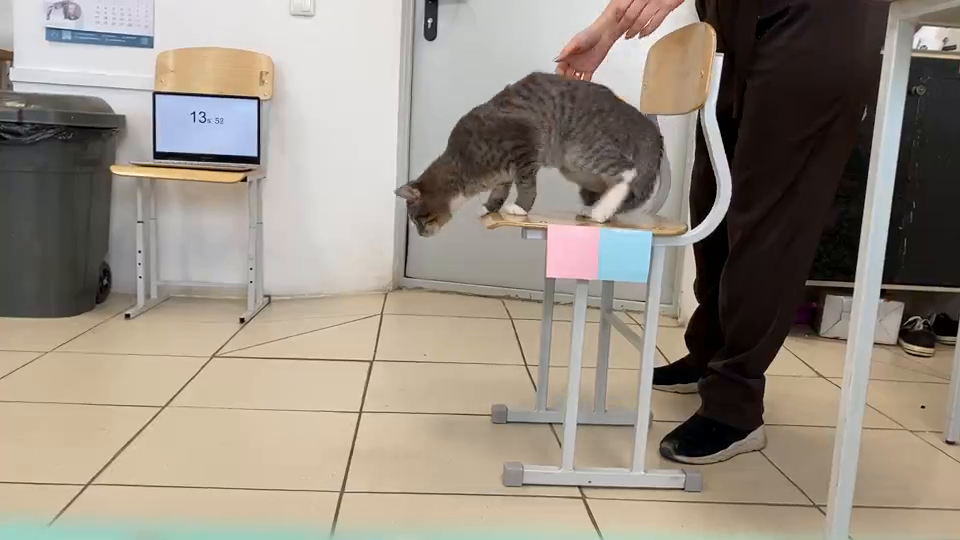
#> input picture frame 16 of cat-jump-motion-analysis/media/original_jump.mp4, 960 x 540 px, given in place of чиж1.MOV, which was not available
$ python square_detection_original.py
#> lines starting #> are read from the running program, lines starting #| are printed output that depends on the picture; after the words box and inside, x2 and y2 are one past the last pixel; in counts of white or black regions, pixels touching at a corner belong together; pictures that were not available may be replaced by others from this repository, and a replacement may not be noted
import cv2
import numpy as np

vid = cv2.VideoCapture('чиж1.MOV')

while 1:
	frame = vid.read()[1]
#> frame is the input picture: shape (540, 960, 3); mean B, G, R 130.6, 142.2, 151.5
	frameHSV = cv2.cvtColor(frame, cv2.COLOR_BGR2HSV)
#> frameHSV: shape (540, 960, 3); mean H, S, V 31.8, 52, 153.6
	frameBW = cv2.inRange(frameHSV, (122, 31, 222), (180, 85, 255))
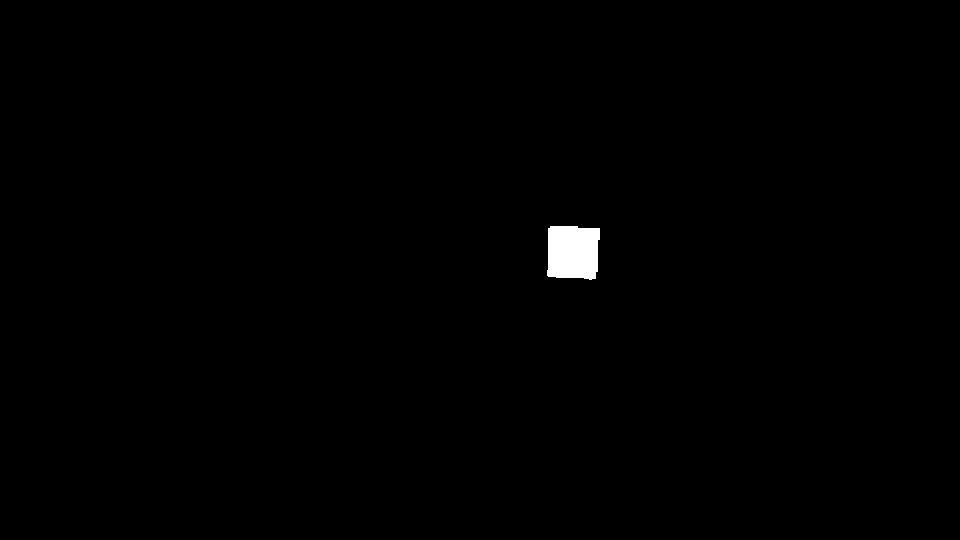
#> frameBW: shape (540, 960); 0.5% white; 1 white region
	countrs = cv2.findContours(frameBW, cv2.RETR_TREE, cv2.CHAIN_APPROX_SIMPLE)[0]
#> countrs = 1 contour; box (x1, y1, x2, y2) and area: (547, 226, 600, 280) 2480
	for cnt in countrs:
		cv2.drawContours(frame, [cnt], 0, (255, 0, 0), 2)
		box = cv2.minAreaRect(cnt)
		box = cv2.boxPoints(box)
		box = np.int0(box)
		print(box)
		cv2.drawContours(frame, [box], 0, (255, 255, 0), 2)
#> this loop made 1 pass
#> box on pass 1: [[596, 279], [545, 276], [548, 224], [599, 227]]
#| [[596 279]
#|  [545 276]
#|  [548 224]
#|  [599 227]]
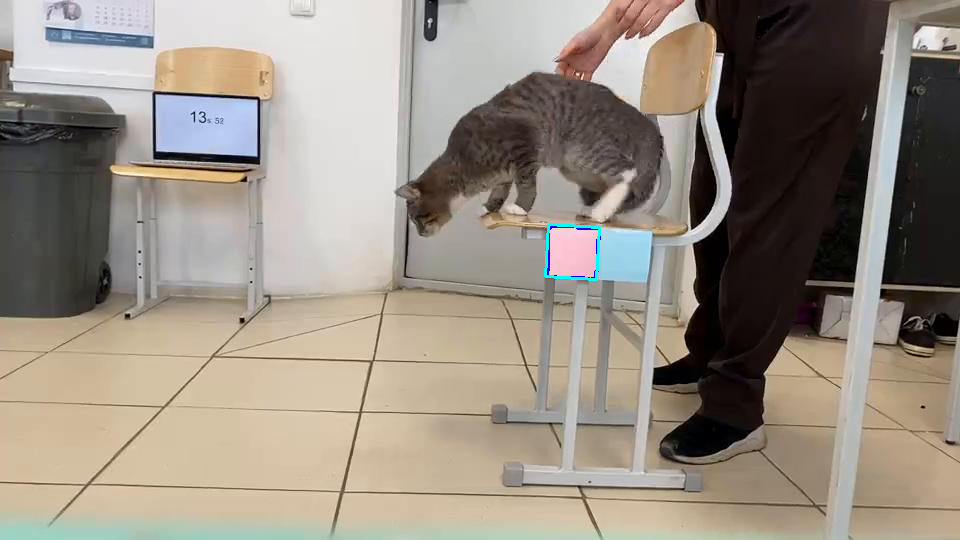
#> frame: shape (540, 960, 3); 0.15% of pixels changed, all inside (x1, y1, x2, y2) = (544, 223, 601, 281)
	cv2.imshow('cam 0', frame)
	key = cv2.waitKey(40)
#> (key Esc is pressed here)
	if key == 27:
		break

$ run again, starting later in the video
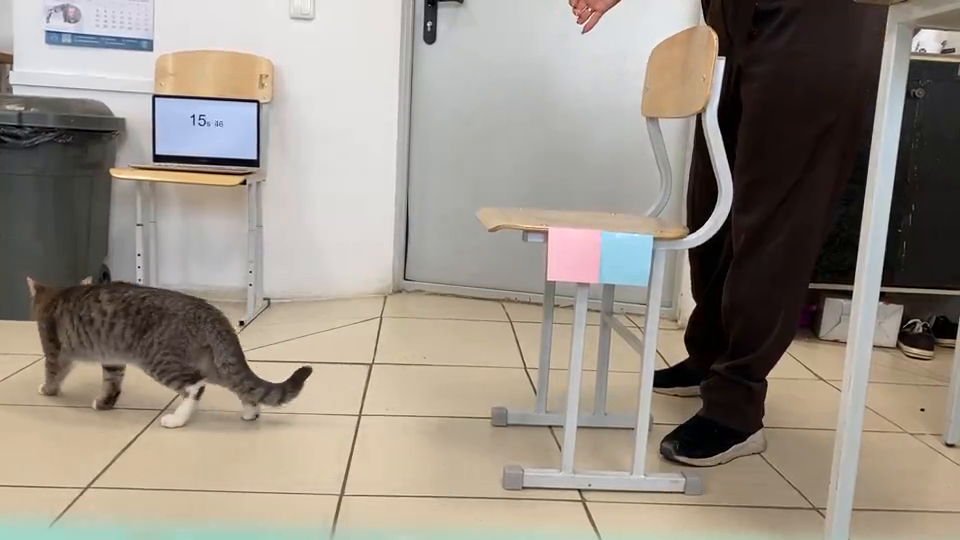
#> input picture frame 74 of cat-jump-motion-analysis/media/original_jump.mp4, 960 x 540 px, given in place of чиж1.MOV, which was not available
#> frame is the input picture: shape (540, 960, 3); mean B, G, R 133.7, 144, 152.5
#> frameHSV: shape (540, 960, 3); mean H, S, V 34.2, 49.2, 154.6
#> frameBW: shape (540, 960); 0.52% white; 6 white regions (5 under 20 px)
#> countrs = 6 contours, 5 with area under 20; largest, box (x1, y1, x2, y2) and area: (548, 228, 602, 283) 2580
#> the loop `for cnt in countrs:` made 6 passes
#> box on passes 1 to 6: [[598, 282], [545, 279], [548, 226], [602, 229]], [[589, 31], [589, 31], [589, 31], [589, 31]], [[591, 29], [591, 29], [591, 29], [591, 29]], [[593, 27], [593, 27], [593, 27], [593, 27]], [[583, 26], [583, 26], [583, 26], [583, 26]], [[576, 20], [576, 20], [576, 20], [576, 20]]
#> (printed output is left out)
#> after the loop `for cnt in countrs:`:
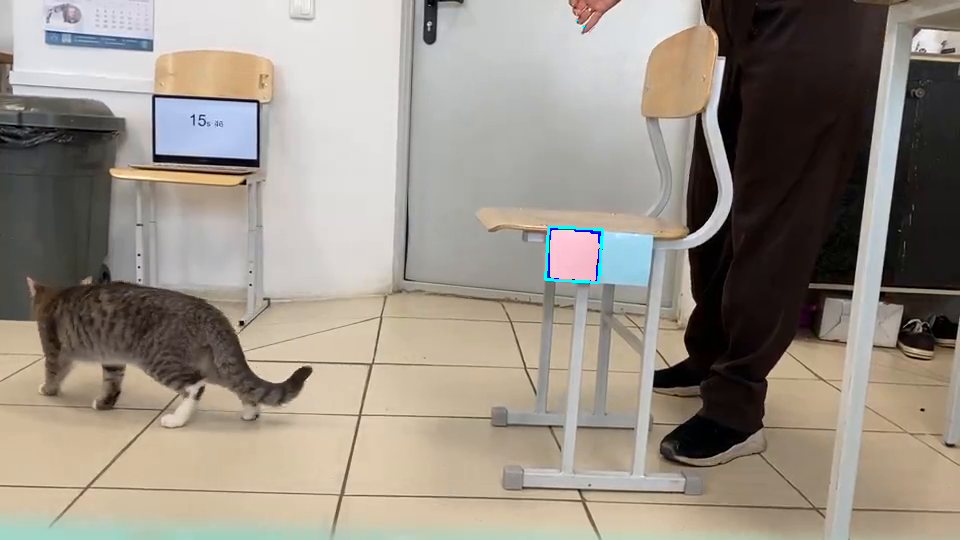
#> frame: shape (540, 960, 3); 0.18% of pixels changed, all inside (x1, y1, x2, y2) = (544, 19, 604, 284)

$ run again, starting later in the video
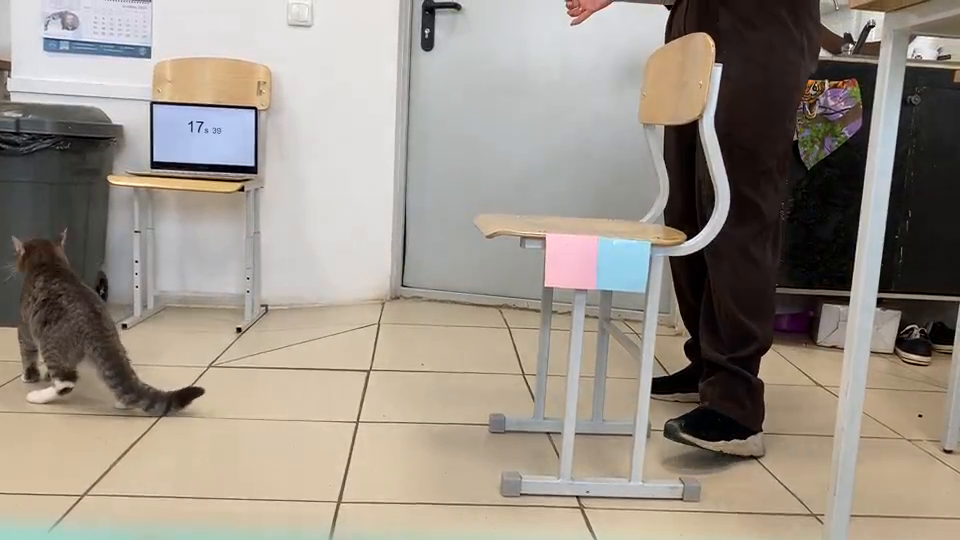
#> input picture frame 132 of cat-jump-motion-analysis/media/original_jump.mp4, 960 x 540 px, given in place of чиж1.MOV, which was not available
#> frame is the input picture: shape (540, 960, 3); mean B, G, R 135.9, 146.1, 154.6
#> frameHSV: shape (540, 960, 3); mean H, S, V 39.3, 47.7, 156.9
#> frameBW: shape (540, 960); 0.51% white; 3 white regions (2 under 20 px)
#> countrs = 3 contours, 2 with area under 20; largest, box (x1, y1, x2, y2) and area: (546, 234, 598, 289) 2520
#> the loop `for cnt in countrs:` made 3 passes
#> box on passes 1 to 3: [[595, 288], [544, 286], [546, 233], [597, 235]], [[842, 103], [842, 103], [842, 103], [842, 103]], [[833, 103], [833, 103], [833, 103], [833, 103]]
#> (printed output is left out)
#> after the loop `for cnt in countrs:`:
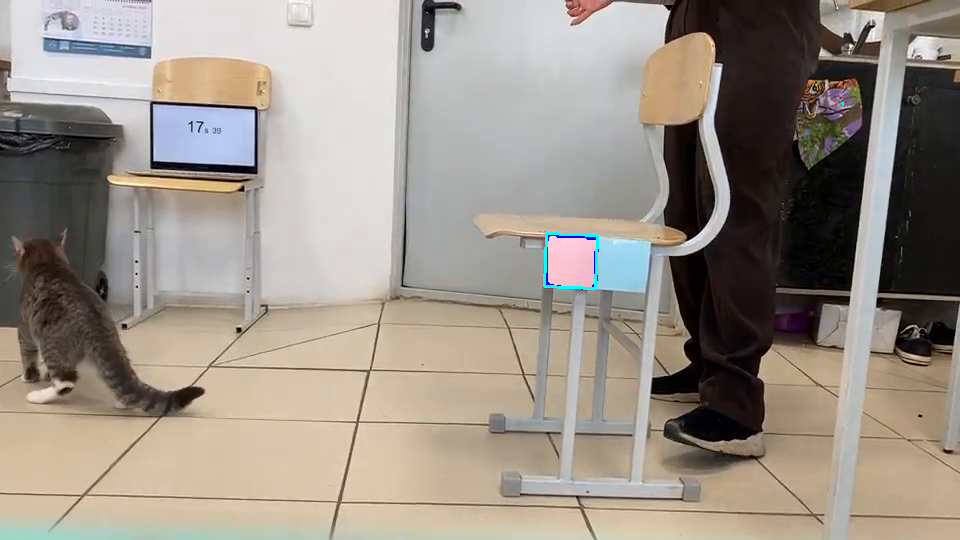
#> frame: shape (540, 960, 3); 0.16% of pixels changed, all inside (x1, y1, x2, y2) = (543, 102, 844, 290)
